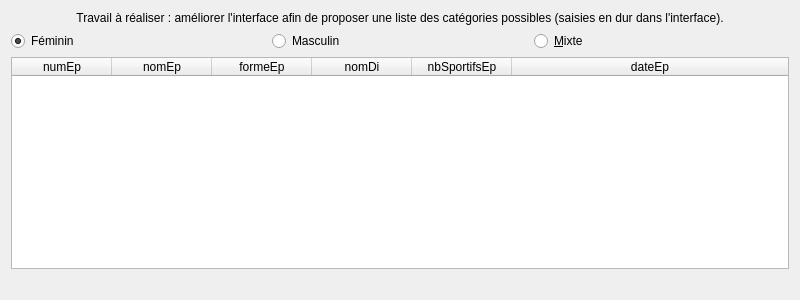
<?xml version="1.0" encoding="UTF-8"?>
<ui version="4.0">
 <class>fct_comp_2</class>
 <widget class="QDialog" name="fct_comp_2">
  <property name="geometry">
   <rect>
    <x>0</x>
    <y>0</y>
    <width>800</width>
    <height>300</height>
   </rect>
  </property>
  <property name="windowTitle">
   <string>Liste des épreuves d'une catégorie (version 1, catégories fixées par interface)</string>
  </property>
  <property name="windowOpacity">
   <double>9.000000000000000</double>
  </property>
  <layout class="QVBoxLayout" name="verticalLayout">
   <item>
    <widget class="QLabel" name="label">
     <property name="text">
      <string>Travail à réaliser : améliorer l'interface afin de proposer une liste des catégories possibles (saisies en dur dans l'interface).</string>
     </property>
     <property name="alignment">
      <set>Qt::AlignCenter</set>
     </property>
     <property name="wordWrap">
      <bool>true</bool>
     </property>
    </widget>
   </item>
   <item>
    <layout class="QHBoxLayout" name="horizontalLayout">
     <item>
      <widget class="QRadioButton" name="radioFeminin">
       <property name="text">
        <string>Féminin</string>
       </property>
       <property name="checked">
        <bool>true</bool>
       </property>
      </widget>
     </item>
     <item>
      <widget class="QRadioButton" name="radioMasculin">
       <property name="text">
        <string>Masculin</string>
       </property>
      </widget>
     </item>
     <item>
      <widget class="QRadioButton" name="radioMixte">
       <property name="text">
        <string>&amp;Mixte</string>
       </property>
      </widget>
     </item>
    </layout>
   </item>
   <item>
    <widget class="QTableWidget" name="table_fct_comp_2">
     <attribute name="horizontalHeaderMinimumSectionSize">
      <number>50</number>
     </attribute>
     <attribute name="horizontalHeaderStretchLastSection">
      <bool>true</bool>
     </attribute>
     <attribute name="verticalHeaderVisible">
      <bool>false</bool>
     </attribute>
     <column>
      <property name="text">
       <string>numEp</string>
      </property>
     </column>
     <column>
      <property name="text">
       <string>nomEp</string>
      </property>
     </column>
     <column>
      <property name="text">
       <string>formeEp</string>
      </property>
     </column>
     <column>
      <property name="text">
       <string>nomDi</string>
      </property>
     </column>
     <column>
      <property name="text">
       <string>nbSportifsEp</string>
      </property>
     </column>
     <column>
      <property name="text">
       <string>dateEp</string>
      </property>
     </column>
    </widget>
   </item>
   <item>
    <widget class="QLabel" name="label_fct_comp_2">
     <property name="text">
      <string/>
     </property>
     <property name="alignment">
      <set>Qt::AlignCenter</set>
     </property>
    </widget>
   </item>
  </layout>
 </widget>
 <resources/>
 <connections>
  <connection>
   <sender>radioFeminin</sender>
   <signal>clicked()</signal>
   <receiver>fct_comp_2</receiver>
   <slot>refreshResult()</slot>
   <hints>
    <hint type="sourcelabel">
     <x>80</x>
     <y>46</y>
    </hint>
    <hint type="destinationlabel">
     <x>343</x>
     <y>31</y>
    </hint>
   </hints>
  </connection>
  <connection>
   <sender>radioMasculin</sender>
   <signal>clicked()</signal>
   <receiver>fct_comp_2</receiver>
   <slot>refreshResult()</slot>
   <hints>
    <hint type="sourcelabel">
     <x>287</x>
     <y>53</y>
    </hint>
    <hint type="destinationlabel">
     <x>474</x>
     <y>-13</y>
    </hint>
   </hints>
  </connection>
  <connection>
   <sender>radioMixte</sender>
   <signal>clicked()</signal>
   <receiver>fct_comp_2</receiver>
   <slot>refreshResult()</slot>
   <hints>
    <hint type="sourcelabel">
     <x>483</x>
     <y>50</y>
    </hint>
    <hint type="destinationlabel">
     <x>61</x>
     <y>-12</y>
    </hint>
   </hints>
  </connection>
 </connections>
 <slots>
  <slot>refreshResult()</slot>
 </slots>
</ui>
